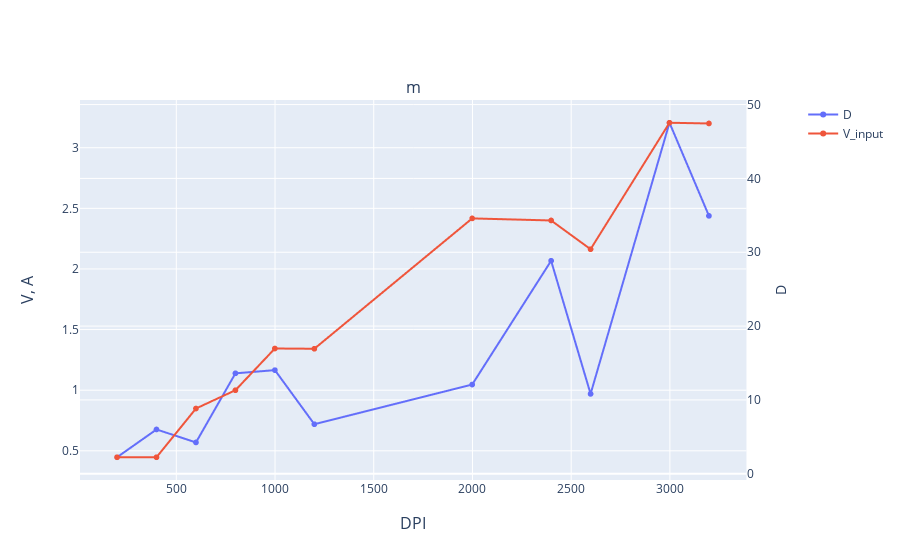

Here is the notebook cell this chart was saved with:
### Code cell
df = parse_console(s)
fig = plot(df)
display(df, fig)

### Figure 1 — Plotly figure (JSON) as saved in the notebook; plotly's stock layout.template omitted (floating-point values rounded to 4 significant figures)
{"data": [{"name": "D", "x": [200, 400, 600, 800, 1000, 1200, 2000, 2400, 2600, 3000, 3200], "y": [2.236, 6, 4.243, 13.6, 14.04, 6.708, 12.08, 28.84, 10.82, 47.54, 34.93], "type": "scattergl", "xaxis": "x", "yaxis": "y2"}, {"name": "V_input", "x": [200, 400, 600, 800, 1000, 1200, 2000, 2400, 2600, 3000, 3200], "y": [0.447, 0.447, 0.849, 1, 1.344, 1.342, 2.417, 2.4, 2.163, 3.206, 3.2], "type": "scattergl", "xaxis": "x", "yaxis": "y"}], "layout": {"xaxis": {"anchor": "y", "domain": [0, 0.94]}, "yaxis": {"anchor": "x", "domain": [0, 1]}, "yaxis2": {"anchor": "x", "overlaying": "y", "side": "right", "title": {"text": "D"}}, "annotations": [{"font": {"size": 16}, "showarrow": false, "text": "m", "x": 0.47, "xanchor": "center", "xref": "paper", "y": 1, "yanchor": "bottom", "yref": "paper"}, {"font": {"size": 16}, "showarrow": false, "text": "DPI", "x": 0.47, "xanchor": "center", "xref": "paper", "y": 0, "yanchor": "top", "yref": "paper", "yshift": -30}, {"font": {"size": 16}, "showarrow": false, "text": "V, A", "textangle": -90, "x": 0, "xanchor": "right", "xref": "paper", "xshift": -40, "y": 0.5, "yanchor": "middle", "yref": "paper"}]}}
